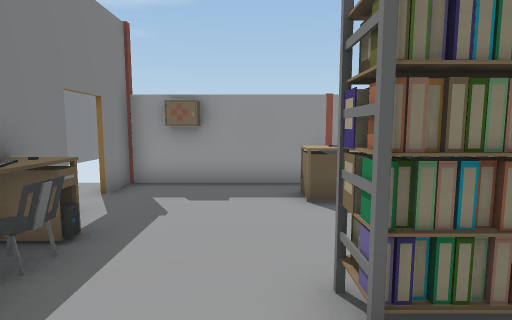
view 1 (above)

24 first-person views from a walk through a 3-D level made in the Unity game engine. The camera is 1.5 m above the floor, tilts 6° down and sees 80° across. The floor is counted in squares, 1 m on a side. Each view is taken from the middle of a square. On the plan, view 1 faces up. The plan holds only what a view shows up to about 15 squares ahead; the rest is blank. The place goes on beyond the plan. The player character is not drawn. Some animated figures are left out. Door leaves are left out, so doorways stand open. Some surface patterns are stand-ins.

view 2
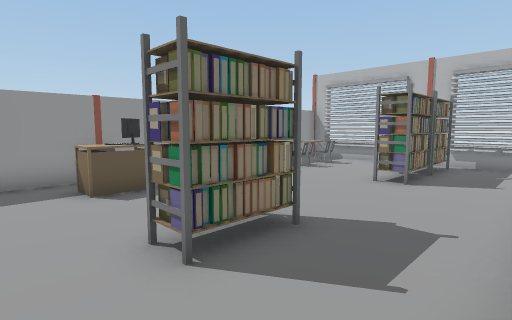

view 3
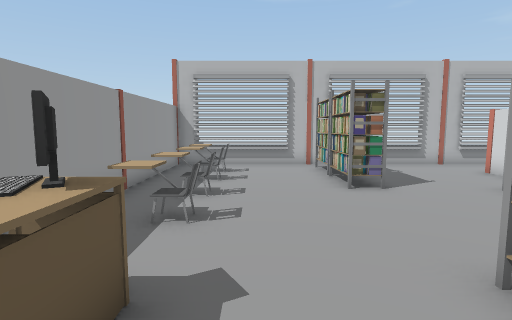

view 4
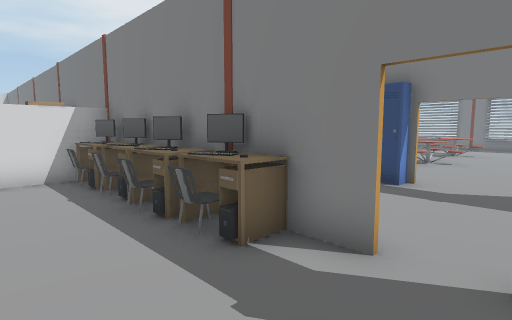

view 5
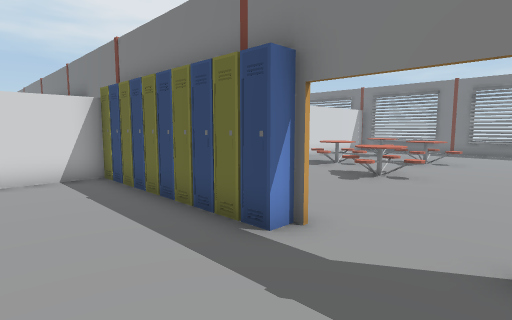

view 6
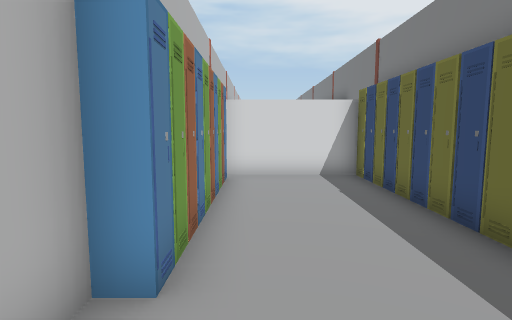

view 7
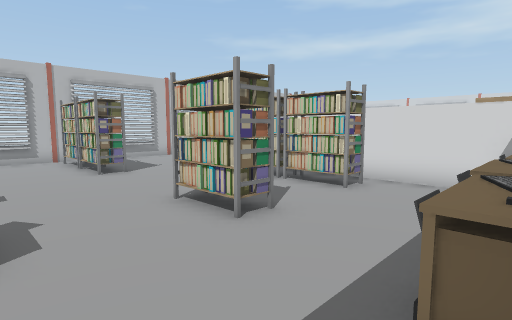

view 8
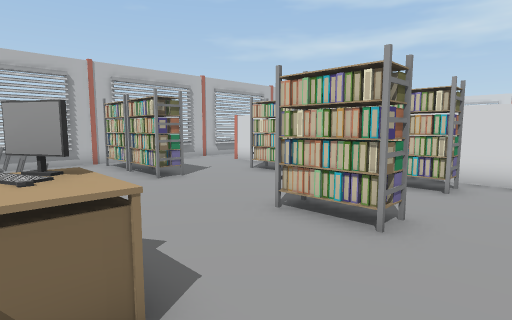

view 9
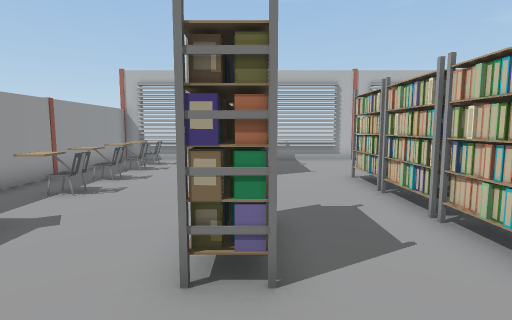

view 10
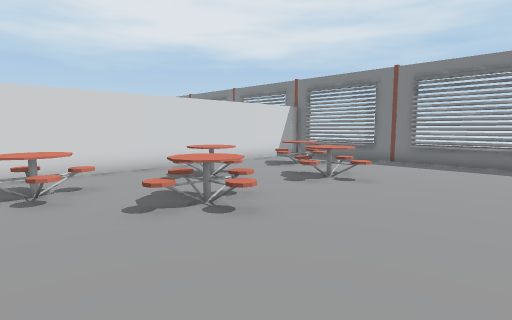

view 11
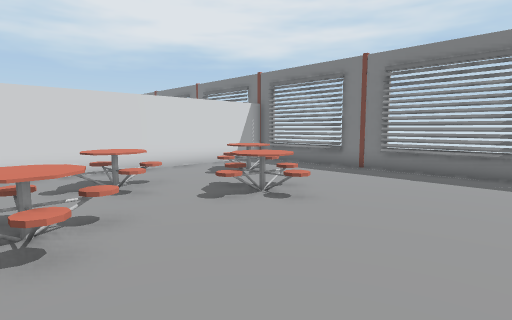

view 12
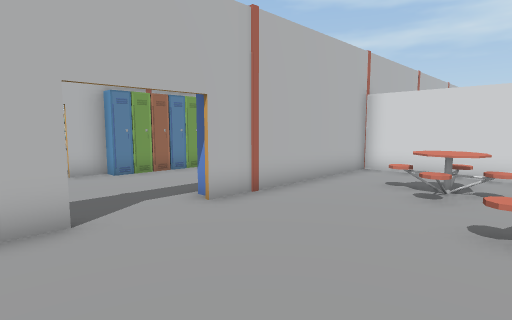

view 13
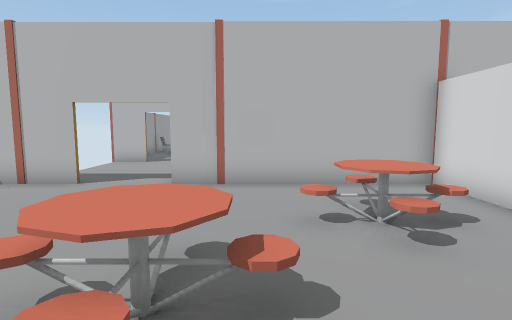

view 14
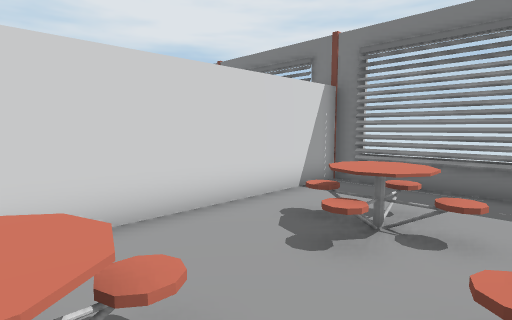

view 15
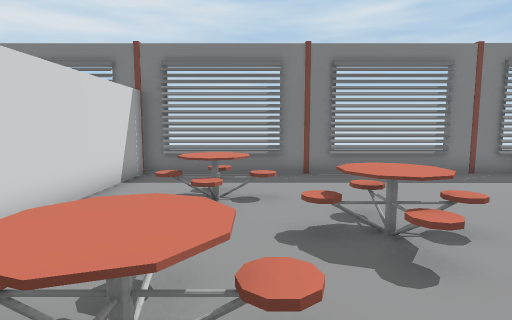

view 16
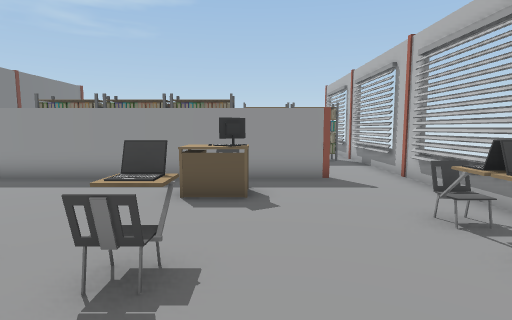

view 17
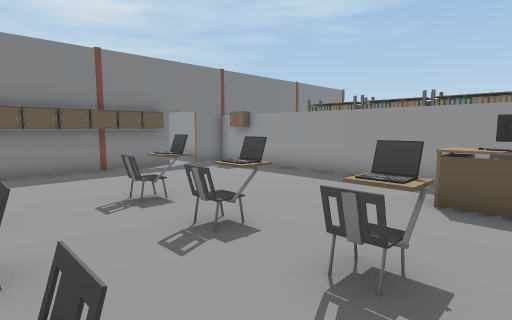

view 18
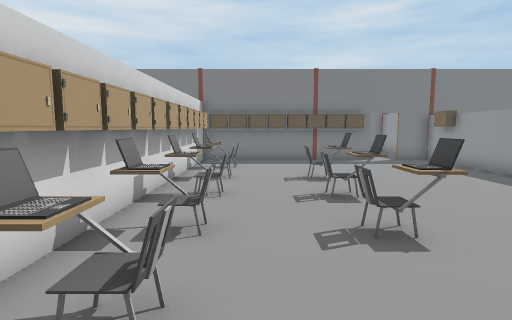

view 19
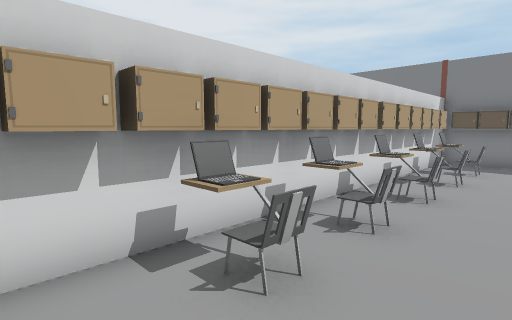

view 20
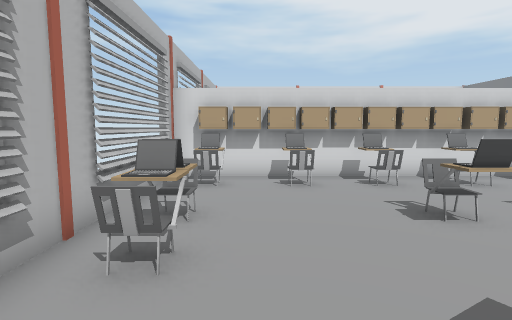

view 21
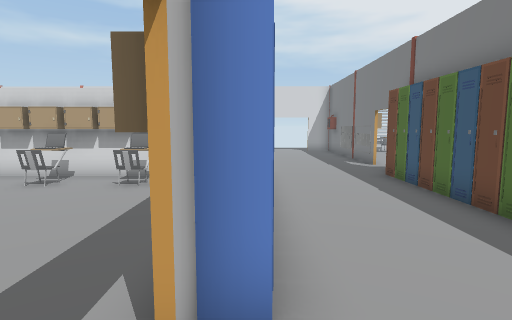

view 22
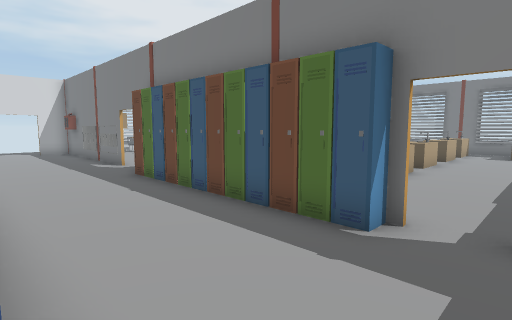

view 23
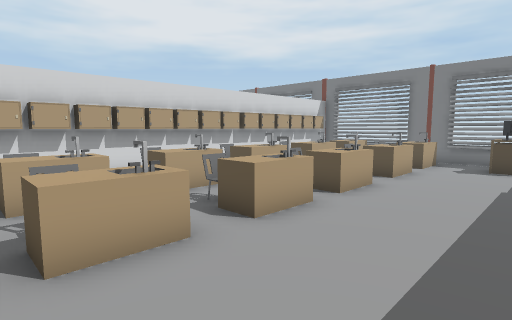

view 24
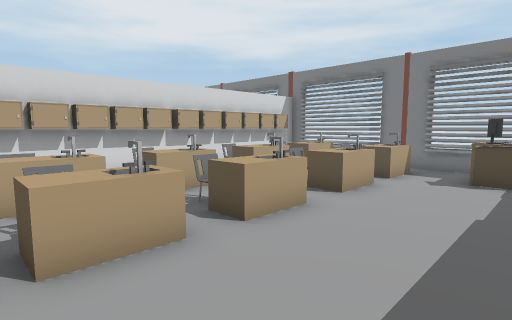

### Floor plan
Points are (right, up) in squares from view 1. A wall is a line through its corners. A room is listed if a view was taken in it or the views show most of it. See-through windows are left out.
Room 1 (views 1, 2, 3, 4, 5, 6, 7, 8, 9)
walls: (-3.5, 4.5) (-3.5, 5.6); (-3.4, 5.6) (-3.4, 4.4); (-3.5, 6.8) (-3.5, 8.4); (-3.5, -2.7) (4.1, -2.7); (7.6, -2.7) (10.2, -2.7); (-8.9, -0.5) (-8.9, 0.5); (-8.2, -2.7) (-4, -2.7); (12.6, -2.4) (12.6, 8.2) (-3.4, 8.2) (-3.4, 6.8)
ways out: open door at (-9.5, 5.5) to room 2; opening at (11.5, -3) to room 3; open door at (-4, 7)
objects: other object (-9, 0) to (-8, 0); other object (-8, -2); other object (-8, -1); other object (-8, 1); other object (-8, 2); other object (-8, 3); other object (-8, 4); other object (-4, -2); other object (-4, -1); other object (-4, 0); other object (-4, 1); other object (-4, 2); other object (-4, 3); other object (-4, 4); computer (-3, -2); table (-3, -1); other object (-3, 0); computer (-3, 1); other object (-3, 2); computer (-3, 3); table (-3, 4); chair (-2, -2); chair (-2, 0); chair (-2, 1); chair (-2, 3); rack (1, -2) to (3, -1); rack (1, 2) to (3, 3); table (1, 6) to (1, 7); computer (2, 6); computer (2, 7); other object (2, 8); rack (4, -2) to (5, -1); chair (5, 7); rack (6, -2) to (7, -1); chair (7, 6) to (7, 7); rack (8, 2) to (9, 3); chair (9, 6) to (9, 7); rack (10, 2) to (12, 3); chair (10, 7) to (11, 7)
Room 2 (views 10, 11, 12, 13, 14, 15)
walls: (-22.5, -2.7) (-8.9, -2.7) (-8.9, -0.5); (-8.9, 0.5) (-8.9, 4.4); (-8.9, 6.8) (-8.9, 8.5); (-25, 8.5) (-25, -2.7)
ways out: open door at (-9.5, 5.5) to room 1
objects: table (-23, -1) to (-20, 1); table (-20, 2) to (-18, 4); table (-18, -1) to (-16, 1); table (-16, 2) to (-13, 4); table (-13, -1) to (-11, 1)
Room 3 (views 16, 17, 18, 19, 20, 21, 22, 23, 24)
walls: (-3.4, -13.5) (-2.4, -13.5); (1.1, -13.5) (8.9, -13.5); (-3.4, -2.4) (-3.4, -4.4); (-20.8, -13.5) (-10.8, -13.5); (12.1, -13.5) (12.6, -13.5) (12.6, -12.6); (12.6, -11.2) (12.6, -6.9); (-25, -12.8) (-25, -13.5); (10.2, -2.9) (-3.5, -2.9); (12.6, -6.6) (12.6, -2.4); (-25, -5.9) (-25, -9.1)
ways out: opening at (11.5, -3) to room 1; open door at (-9.5, -15.5); open door at (-9.5, -5); open door at (-3, -5)
objects: other object (-24, -13); table (-24, -11) to (-22, -11); table (-24, -8) to (-22, -8); table (-24, -6) to (-23, -5); other object (-23, -13); other object (-23, -12) to (-22, -12); other object (-23, -9); other object (-23, -5); other object (-22, -13); other object (-21, -13) to (-20, -13); table (-21, -11) to (-19, -11); table (-21, -8) to (-19, -8); other object (-20, -12); other object (-20, -9); other object (-19, -13); other object (-18, -13) to (-17, -13); table (-18, -11) to (-16, -11); table (-18, -8) to (-16, -8); other object (-16, -13); other object (-15, -13); table (-15, -11) to (-14, -11); table (-15, -8) to (-14, -8); other object (-14, -13); other object (-13, -13); other object (-12, -13); table (-12, -11) to (-11, -11); table (-12, -8) to (-11, -8); other object (-11, -13); other object (-11, -12); chair (-11, -9); other object (-9, -20); other object (-9, -18); other object (-9, -17); other object (-8, -13); other object (-8, -12); other object (-8, -11); other object (-8, -10); other object (-8, -9); other object (-8, -8); other object (-8, -7); other object (-8, -6); other object (-4, -6); other object (-3, -13); other object (-3, -12); other object (-3, -11); other object (-3, -10); other object (-3, -9); other object (-3, -8); other object (-3, -7) to (-3, -6); other object (-2, -13) to (-1, -13); chair (-1, -12); other object (0, -13) to (1, -13); other object (2, -13); chair (2, -12); laptop (2, -9) to (2, -8); other object (3, -13); laptop (4, -13) to (4, -12); laptop (4, -8); chair (5, -13); chair (5, -8); other object (6, -13); chair (6, -12) to (7, -12); laptop (6, -9) to (7, -8); table (6, -5); laptop (7, -13); computer (7, -5) to (8, -5); other object (7, -4); other object (8, -13); laptop (9, -13); chair (9, -12); other object (10, -13); other object (11, -13); chair (11, -12); laptop (11, -9) to (11, -8); chair (11, -8) to (12, -7); other object (12, -13); chair (12, -9)

Positions as (right, up) in squares from view 1, and headings:
1: (0, 0), facing up
2: (-1, -1), facing up-right
3: (0, 5), facing right
4: (0, 7), facing down-left
5: (-5, 7), facing down-left
6: (-5, 7), facing down
7: (-3, 6), facing down-right
8: (-1, 7), facing down-right
9: (-2, 2), facing right
10: (-11, 8), facing down-left
11: (-14, 8), facing down-left
12: (-14, 8), facing down-right
13: (-17, 2), facing right
14: (-17, 2), facing down-left
15: (-15, 1), facing left
16: (8, -12), facing up
17: (8, -12), facing up-left
18: (11, -11), facing left
19: (11, -10), facing down-left
20: (10, -4), facing down
21: (-4, -4), facing down
22: (-4, -4), facing down-left
23: (-10, -4), facing down-left
24: (-13, -4), facing down-left
